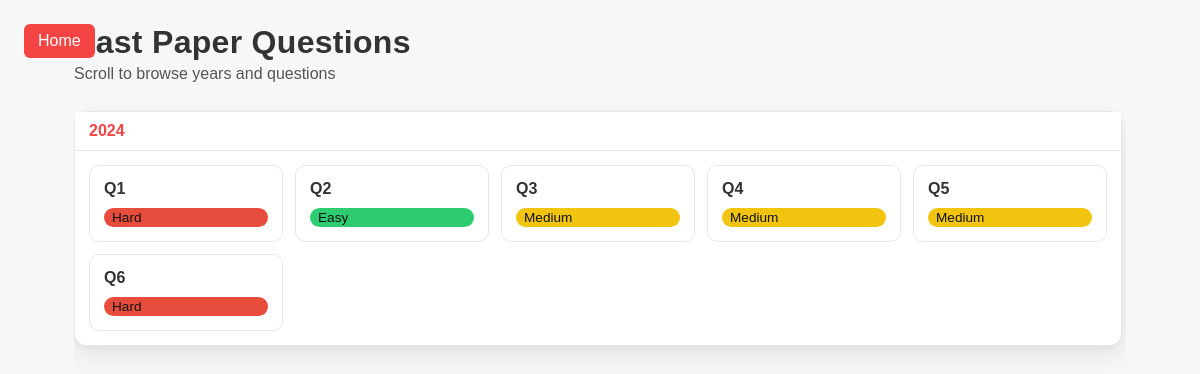
/pastpapers/, run on the app's committed database.
### pastpapers/models.py (models this page shows, shortened)
class Question(models.Model):
	class Difficulty(models.TextChoices):
		EASY = "easy", "Easy"
		MEDIUM = "medium", "Medium"
		HARD = "hard", "Hard"
	year = models.PositiveIntegerField()
	question_number = models.CharField(max_length=10)
	difficulty = models.CharField(
		max_length=10,
		choices=Difficulty.choices,
		default=Difficulty.MEDIUM,
		help_text="Relative difficulty of the question",
	)
	image = models.ImageField(upload_to="pastpapers/questions/%Y/%m/%d/", null=True, blank=True)
	image_2 = models.ImageField(
		upload_to="pastpapers/questions/%Y/%m/%d/",
		null=True,
		blank=True,
		verbose_name="Second Image (Optional)"
	)
	answer_text = models.TextField(blank=True)
	starter_code = models.TextField(blank=True, default="# Write your code here")
	created_at = models.DateTimeField(auto_now_add=True)
	updated_at = models.DateTimeField(auto_now=True)
	class Meta:
		constraints = [
			models.UniqueConstraint(
				fields=["year", "question_number"], name="uq_year_question_number"
			)
		]
		ordering = ["-year", "question_number"]

### pastpapers/views.py (the view, shortened to what this page needs)
# urls.py: path('', views.questions_list, name='questions'),
def questions_list(request):
	qs = Question.objects.all().order_by('-year', 'question_number')
	groups = []
	if qs.exists():
		grouped = defaultdict(list)
		for q in qs:
			grouped[q.year].append(q)
		for year in sorted(grouped.keys(), reverse=True):
			groups.append({
				'year': year,
				'questions': grouped[year],
			})
	return render(request, 'pastpapers/questions.html', {
		'groups': groups,
	})

### pastpapers/templates/pastpapers/questions.html (shortened to what this page needs)
{% load static %}
<!DOCTYPE html>
<html lang="en">
<head>
  <link rel="stylesheet" href="{% static 'pastpapers/style.css' %}">
</head>
<body>
  <a class="homebutton" href="{% url 'home' %}">Home</a>
  <main class="pp-container">
    <header class="pp-header">
      <h1>Past Paper Questions</h1>
      <p class="pp-sub">Scroll to browse years and questions</p>
    </header>
    <section class="pp-scroll">
      {% for grp in groups %}
      <div class="pp-year-block">
        <div class="pp-year-sticky">{{ grp.year }}</div>
        <div class="pp-questions-grid">
          {% for q in grp.questions %}
            {% if q.pk %}
              <a class="pp-card" href="{% url 'pastpapers:detail' q.pk %}" title="CS {{ grp.year }} Q{{ q.question_number }}">
                <div class="pp-card-title">Q{{ q.question_number }}</div>
                <div class="pp-chip pp-{{ q.difficulty }}">{{ q.get_difficulty_display }}</div>
              </a>
            {% else %}
              <div class="pp-card is-placeholder" title="Placeholder">
                <div class="pp-card-title">Q{{ q.question_number }}</div>
                <div class="pp-chip pp-{{ q.difficulty }}">{{ q.difficulty|title }}</div>
              </div>
            {% endif %}
          {% endfor %}
        </div>
      </div>
      {% empty %}
        <p>No questions yet.</p>
      {% endfor %}
    </section>
  </main>
</body>
</html>

### pastpapers/static/pastpapers/style.css (style rules this page uses)
:root { --bg:#f7f7f7; --text:#333; --muted:#555; --primary:#f54444; --primary-hover:#c30404; --card:#fff; --border:#e5e7eb; --shadow:0 10px 25px rgba(0,0,0,.08), 0 2px 6px rgba(0,0,0,.04); --easy:#2ecc71; --medium:#f1c40f; --hard:#e74c3c; }
* { box-sizing:border-box }
body { margin:0;background:var(--bg);color:var(--text);font-family:Arial, sans-serif }
.pp-container { max-width:1100px;margin:0 auto;padding:24px }
.pp-header { margin-bottom:12px }
.pp-header h1 { margin:0 0 4px 0;font-weight:700;letter-spacing:.3px }
.pp-sub { margin:0;color:var(--muted) }
.pp-scroll { height:calc(100vh - 96px);overflow-y:auto;padding-right:4px }
.pp-year-block { margin:16px 0 28px 0;border:1px solid var(--border);border-radius:12px;background:var(--card);box-shadow:var(--shadow) }
.pp-year-sticky { position:sticky;top:0;background:var(--card);padding:10px 14px;border-bottom:1px solid var(--border);font-weight:700;z-index:1;color:var(--primary) }
.pp-questions-grid { display:grid;grid-template-columns:repeat(auto-fill,minmax(160px,1fr));gap:12px;padding:14px }
.pp-card { display:flex;flex-direction:column;gap:10px;padding:14px;border:1px solid var(--border);background:var(--card);border-radius:10px;text-decoration:none;color:var(--text);transition:transform .08s ease, border-color .2s ease, box-shadow .15s ease }
.pp-card-title { font-weight:600 }
.pp-chip { display:inline-block;padding:2px 8px;border-radius:999px;font-size:.85rem;color:#111 }
.pp-easy { background:var(--easy) }
.pp-medium { background:var(--medium) }
.pp-hard { background:var(--hard) }
.homebutton { position:absolute; left:24px; top:24px; background:var(--primary); color:#fff; text-decoration:none; padding:8px 14px; border-radius:6px; transition:background .2s; }

### data on the page
Question: question_number "1", difficulty "Hard"
Question: question_number "2", difficulty "Easy"
Question: question_number "3", difficulty "Medium"
Question: question_number "4", difficulty "Medium"
Question: question_number "5", difficulty "Medium"
Question: question_number "6", difficulty "Hard"

### other printed values
{{ grp.year }} "2024"
